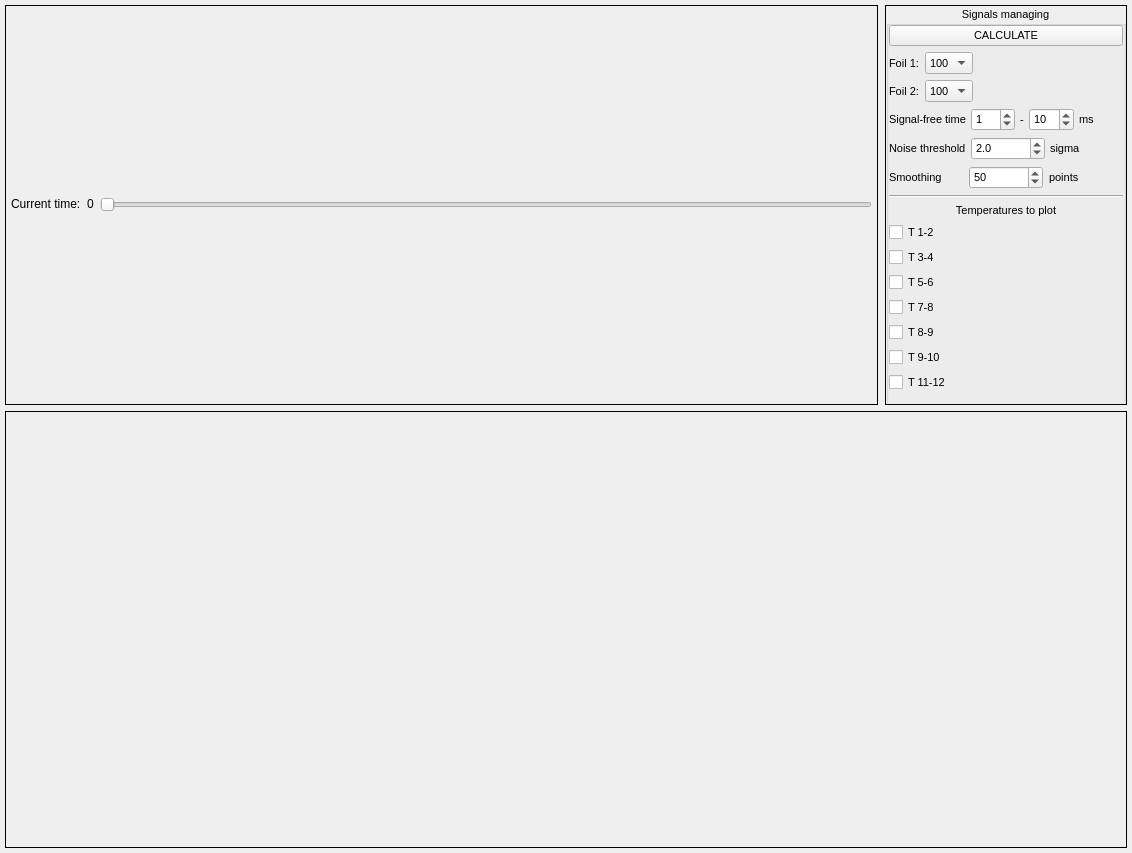
<?xml version="1.0" encoding="UTF-8"?>
<ui version="4.0">
 <class>DataWidget</class>
 <widget class="QWidget" name="DataWidget">
  <property name="geometry">
   <rect>
    <x>0</x>
    <y>0</y>
    <width>1132</width>
    <height>853</height>
   </rect>
  </property>
  <property name="windowTitle">
   <string>Data processing</string>
  </property>
  <layout class="QVBoxLayout" name="verticalLayout_6">
   <property name="leftMargin">
    <number>5</number>
   </property>
   <property name="topMargin">
    <number>5</number>
   </property>
   <property name="rightMargin">
    <number>5</number>
   </property>
   <property name="bottomMargin">
    <number>5</number>
   </property>
   <item>
    <layout class="QHBoxLayout" name="horizontalLayout_7">
     <property name="spacing">
      <number>7</number>
     </property>
     <property name="sizeConstraint">
      <enum>QLayout::SetMinimumSize</enum>
     </property>
     <property name="leftMargin">
      <number>0</number>
     </property>
     <property name="topMargin">
      <number>0</number>
     </property>
     <property name="rightMargin">
      <number>0</number>
     </property>
     <property name="bottomMargin">
      <number>0</number>
     </property>
     <item>
      <widget class="QFrame" name="frame_2">
       <property name="sizePolicy">
        <sizepolicy hsizetype="Preferred" vsizetype="Maximum">
         <horstretch>0</horstretch>
         <verstretch>0</verstretch>
        </sizepolicy>
       </property>
       <property name="maximumSize">
        <size>
         <width>16777215</width>
         <height>400</height>
        </size>
       </property>
       <property name="frameShape">
        <enum>QFrame::Box</enum>
       </property>
       <property name="frameShadow">
        <enum>QFrame::Plain</enum>
       </property>
       <layout class="QVBoxLayout" name="verticalLayout_4">
        <property name="leftMargin">
         <number>5</number>
        </property>
        <property name="topMargin">
         <number>5</number>
        </property>
        <property name="rightMargin">
         <number>5</number>
        </property>
        <property name="bottomMargin">
         <number>5</number>
        </property>
        <item>
         <layout class="QVBoxLayout" name="profile_verticalLayout">
          <property name="sizeConstraint">
           <enum>QLayout::SetDefaultConstraint</enum>
          </property>
         </layout>
        </item>
        <item>
         <layout class="QHBoxLayout" name="slider_horizontalLayout">
          <item>
           <widget class="QLabel" name="label_8">
            <property name="sizePolicy">
             <sizepolicy hsizetype="Preferred" vsizetype="Maximum">
              <horstretch>0</horstretch>
              <verstretch>0</verstretch>
             </sizepolicy>
            </property>
            <property name="text">
             <string>Current time:</string>
            </property>
           </widget>
          </item>
          <item>
           <widget class="QLabel" name="time_label">
            <property name="sizePolicy">
             <sizepolicy hsizetype="Preferred" vsizetype="Maximum">
              <horstretch>0</horstretch>
              <verstretch>0</verstretch>
             </sizepolicy>
            </property>
            <property name="text">
             <string>0</string>
            </property>
           </widget>
          </item>
          <item>
           <widget class="QSlider" name="time_horizontalSlider">
            <property name="sizePolicy">
             <sizepolicy hsizetype="Expanding" vsizetype="Maximum">
              <horstretch>0</horstretch>
              <verstretch>0</verstretch>
             </sizepolicy>
            </property>
            <property name="maximum">
             <number>0</number>
            </property>
            <property name="orientation">
             <enum>Qt::Horizontal</enum>
            </property>
            <property name="tickPosition">
             <enum>QSlider::NoTicks</enum>
            </property>
            <property name="tickInterval">
             <number>0</number>
            </property>
           </widget>
          </item>
         </layout>
        </item>
       </layout>
      </widget>
     </item>
     <item>
      <widget class="QFrame" name="frame_3">
       <property name="sizePolicy">
        <sizepolicy hsizetype="Preferred" vsizetype="Maximum">
         <horstretch>0</horstretch>
         <verstretch>0</verstretch>
        </sizepolicy>
       </property>
       <property name="maximumSize">
        <size>
         <width>16777215</width>
         <height>400</height>
        </size>
       </property>
       <property name="frameShape">
        <enum>QFrame::Box</enum>
       </property>
       <property name="frameShadow">
        <enum>QFrame::Plain</enum>
       </property>
       <layout class="QVBoxLayout" name="verticalLayout_5">
        <property name="spacing">
         <number>0</number>
        </property>
        <property name="leftMargin">
         <number>0</number>
        </property>
        <property name="topMargin">
         <number>0</number>
        </property>
        <property name="rightMargin">
         <number>0</number>
        </property>
        <property name="bottomMargin">
         <number>0</number>
        </property>
        <item>
         <widget class="QGroupBox" name="groupBox">
          <property name="sizePolicy">
           <sizepolicy hsizetype="Maximum" vsizetype="Fixed">
            <horstretch>0</horstretch>
            <verstretch>0</verstretch>
           </sizepolicy>
          </property>
          <property name="minimumSize">
           <size>
            <width>240</width>
            <height>450</height>
           </size>
          </property>
          <property name="maximumSize">
           <size>
            <width>16777215</width>
            <height>16777215</height>
           </size>
          </property>
          <property name="font">
           <font>
            <pointsize>8</pointsize>
           </font>
          </property>
          <property name="title">
           <string>Signals managing</string>
          </property>
          <property name="alignment">
           <set>Qt::AlignCenter</set>
          </property>
          <layout class="QVBoxLayout" name="verticalLayout">
           <property name="leftMargin">
            <number>0</number>
           </property>
           <property name="topMargin">
            <number>0</number>
           </property>
           <property name="rightMargin">
            <number>0</number>
           </property>
           <property name="bottomMargin">
            <number>0</number>
           </property>
           <item>
            <widget class="QPushButton" name="calculate_pushButton">
             <property name="text">
              <string>CALCULATE</string>
             </property>
            </widget>
           </item>
           <item>
            <layout class="QHBoxLayout" name="horizontalLayout">
             <item>
              <widget class="QLabel" name="label">
               <property name="sizePolicy">
                <sizepolicy hsizetype="Preferred" vsizetype="Preferred">
                 <horstretch>0</horstretch>
                 <verstretch>0</verstretch>
                </sizepolicy>
               </property>
               <property name="text">
                <string>Foil 1:</string>
               </property>
              </widget>
             </item>
             <item>
              <widget class="QComboBox" name="foil1_comboBox">
               <property name="sizePolicy">
                <sizepolicy hsizetype="Preferred" vsizetype="Fixed">
                 <horstretch>0</horstretch>
                 <verstretch>0</verstretch>
                </sizepolicy>
               </property>
               <item>
                <property name="text">
                 <string>100</string>
                </property>
               </item>
               <item>
                <property name="text">
                 <string>200</string>
                </property>
               </item>
               <item>
                <property name="text">
                 <string>300</string>
                </property>
               </item>
               <item>
                <property name="text">
                 <string>400</string>
                </property>
               </item>
               <item>
                <property name="text">
                 <string>500</string>
                </property>
               </item>
               <item>
                <property name="text">
                 <string>700</string>
                </property>
               </item>
              </widget>
             </item>
             <item>
              <spacer name="horizontalSpacer">
               <property name="orientation">
                <enum>Qt::Horizontal</enum>
               </property>
               <property name="sizeHint" stdset="0">
                <size>
                 <width>40</width>
                 <height>20</height>
                </size>
               </property>
              </spacer>
             </item>
            </layout>
           </item>
           <item>
            <layout class="QHBoxLayout" name="horizontalLayout_2">
             <item>
              <widget class="QLabel" name="label_2">
               <property name="text">
                <string>Foil 2:</string>
               </property>
              </widget>
             </item>
             <item>
              <widget class="QComboBox" name="foil2_comboBox">
               <item>
                <property name="text">
                 <string>100</string>
                </property>
               </item>
               <item>
                <property name="text">
                 <string>200</string>
                </property>
               </item>
               <item>
                <property name="text">
                 <string>300</string>
                </property>
               </item>
               <item>
                <property name="text">
                 <string>400</string>
                </property>
               </item>
               <item>
                <property name="text">
                 <string>500</string>
                </property>
               </item>
               <item>
                <property name="text">
                 <string>700</string>
                </property>
               </item>
              </widget>
             </item>
             <item>
              <spacer name="horizontalSpacer_2">
               <property name="orientation">
                <enum>Qt::Horizontal</enum>
               </property>
               <property name="sizeHint" stdset="0">
                <size>
                 <width>40</width>
                 <height>20</height>
                </size>
               </property>
              </spacer>
             </item>
            </layout>
           </item>
           <item>
            <layout class="QHBoxLayout" name="horizontalLayout_4">
             <property name="spacing">
              <number>5</number>
             </property>
             <item>
              <widget class="QLabel" name="label_3">
               <property name="text">
                <string>Signal-free time</string>
               </property>
              </widget>
             </item>
             <item>
              <widget class="QSpinBox" name="lowTime_spinBox">
               <property name="value">
                <number>1</number>
               </property>
              </widget>
             </item>
             <item>
              <widget class="QLabel" name="label_4">
               <property name="sizePolicy">
                <sizepolicy hsizetype="Maximum" vsizetype="Preferred">
                 <horstretch>0</horstretch>
                 <verstretch>0</verstretch>
                </sizepolicy>
               </property>
               <property name="text">
                <string>-</string>
               </property>
              </widget>
             </item>
             <item>
              <widget class="QSpinBox" name="highTime_spinBox">
               <property name="value">
                <number>10</number>
               </property>
              </widget>
             </item>
             <item>
              <widget class="QLabel" name="label_5">
               <property name="text">
                <string>ms</string>
               </property>
              </widget>
             </item>
            </layout>
           </item>
           <item>
            <layout class="QHBoxLayout" name="horizontalLayout_5">
             <property name="spacing">
              <number>5</number>
             </property>
             <item>
              <widget class="QLabel" name="label_6">
               <property name="text">
                <string>Noise threshold</string>
               </property>
              </widget>
             </item>
             <item>
              <widget class="QDoubleSpinBox" name="threshold_doubleSpinBox">
               <property name="decimals">
                <number>1</number>
               </property>
               <property name="singleStep">
                <double>0.100000000000000</double>
               </property>
               <property name="value">
                <double>2.000000000000000</double>
               </property>
              </widget>
             </item>
             <item>
              <widget class="QLabel" name="label_7">
               <property name="text">
                <string>sigma</string>
               </property>
              </widget>
             </item>
            </layout>
           </item>
           <item>
            <layout class="QHBoxLayout" name="horizontalLayout_3">
             <item>
              <widget class="QLabel" name="label_9">
               <property name="text">
                <string>Smoothing</string>
               </property>
              </widget>
             </item>
             <item>
              <widget class="QSpinBox" name="smoothing_spinBox">
               <property name="maximum">
                <number>999</number>
               </property>
               <property name="value">
                <number>50</number>
               </property>
              </widget>
             </item>
             <item>
              <widget class="QLabel" name="label_10">
               <property name="text">
                <string>points</string>
               </property>
              </widget>
             </item>
            </layout>
           </item>
           <item>
            <widget class="Line" name="line">
             <property name="orientation">
              <enum>Qt::Horizontal</enum>
             </property>
            </widget>
           </item>
           <item>
            <widget class="QLabel" name="label_11">
             <property name="text">
              <string>Temperatures to plot</string>
             </property>
             <property name="alignment">
              <set>Qt::AlignCenter</set>
             </property>
            </widget>
           </item>
           <item>
            <widget class="QCheckBox" name="show1_checkBox">
             <property name="text">
              <string>T 1-2</string>
             </property>
            </widget>
           </item>
           <item>
            <widget class="QCheckBox" name="show2_checkBox">
             <property name="text">
              <string>T 3-4</string>
             </property>
            </widget>
           </item>
           <item>
            <widget class="QCheckBox" name="show3_checkBox">
             <property name="text">
              <string>T 5-6</string>
             </property>
            </widget>
           </item>
           <item>
            <widget class="QCheckBox" name="show4_checkBox">
             <property name="text">
              <string>T 7-8</string>
             </property>
            </widget>
           </item>
           <item>
            <widget class="QCheckBox" name="show5_checkBox">
             <property name="text">
              <string>T 8-9</string>
             </property>
            </widget>
           </item>
           <item>
            <widget class="QCheckBox" name="show6_checkBox">
             <property name="text">
              <string>T 9-10</string>
             </property>
            </widget>
           </item>
           <item>
            <widget class="QCheckBox" name="show7_checkBox">
             <property name="text">
              <string>T 11-12</string>
             </property>
            </widget>
           </item>
           <item>
            <spacer name="verticalSpacer">
             <property name="orientation">
              <enum>Qt::Vertical</enum>
             </property>
             <property name="sizeHint" stdset="0">
              <size>
               <width>20</width>
               <height>40</height>
              </size>
             </property>
            </spacer>
           </item>
          </layout>
         </widget>
        </item>
       </layout>
      </widget>
     </item>
    </layout>
   </item>
   <item>
    <widget class="QFrame" name="frame">
     <property name="sizePolicy">
      <sizepolicy hsizetype="Preferred" vsizetype="Expanding">
       <horstretch>0</horstretch>
       <verstretch>0</verstretch>
      </sizepolicy>
     </property>
     <property name="frameShape">
      <enum>QFrame::Box</enum>
     </property>
     <property name="frameShadow">
      <enum>QFrame::Plain</enum>
     </property>
     <layout class="QVBoxLayout" name="verticalLayout_3">
      <property name="spacing">
       <number>5</number>
      </property>
      <property name="leftMargin">
       <number>5</number>
      </property>
      <property name="topMargin">
       <number>5</number>
      </property>
      <property name="rightMargin">
       <number>5</number>
      </property>
      <property name="bottomMargin">
       <number>5</number>
      </property>
      <item>
       <layout class="QVBoxLayout" name="timeTrace_verticalLayout">
        <property name="sizeConstraint">
         <enum>QLayout::SetMaximumSize</enum>
        </property>
       </layout>
      </item>
     </layout>
    </widget>
   </item>
  </layout>
 </widget>
 <resources/>
 <connections/>
</ui>
